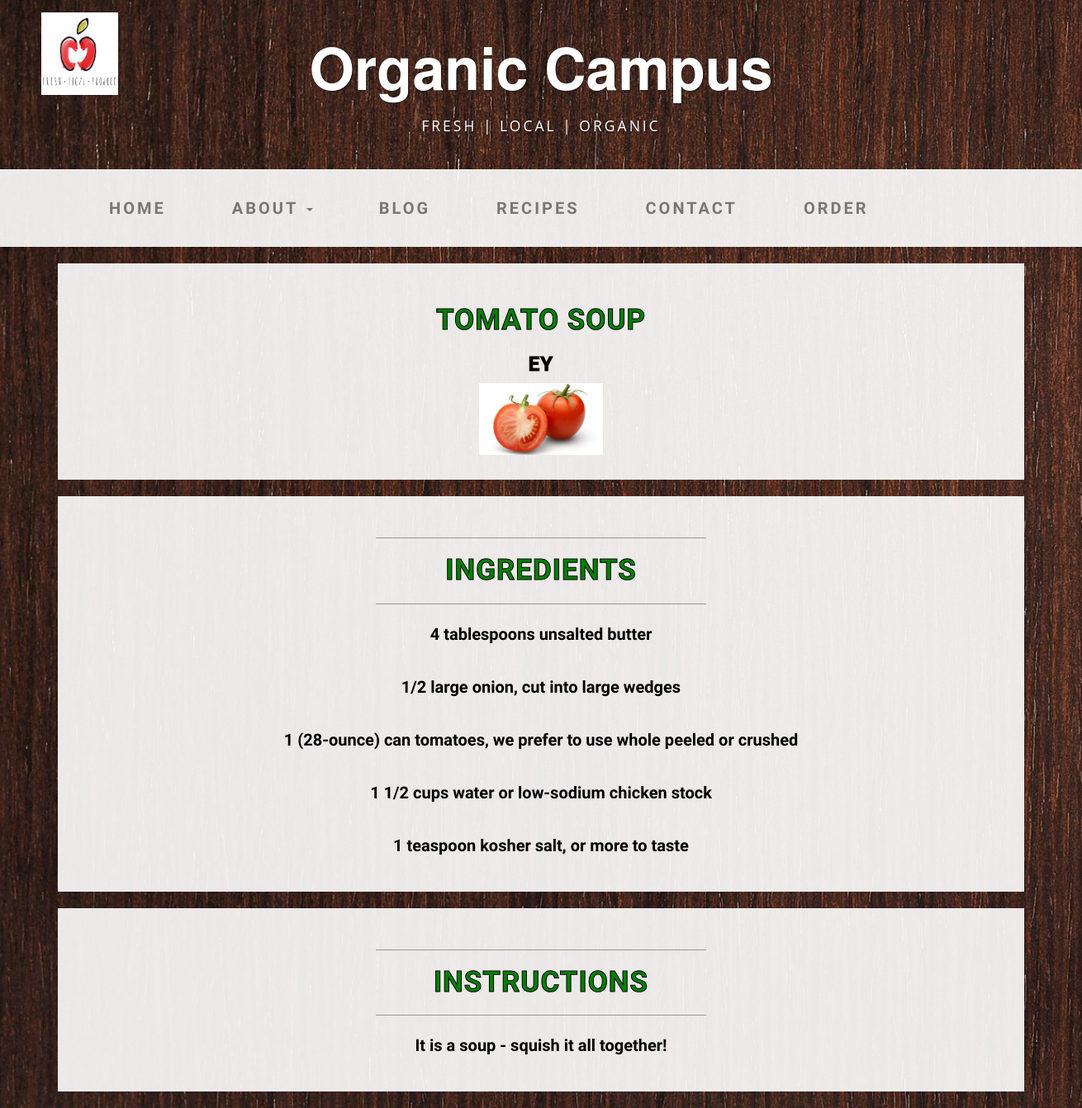
Page /recipe/2/ on the earlier database version.
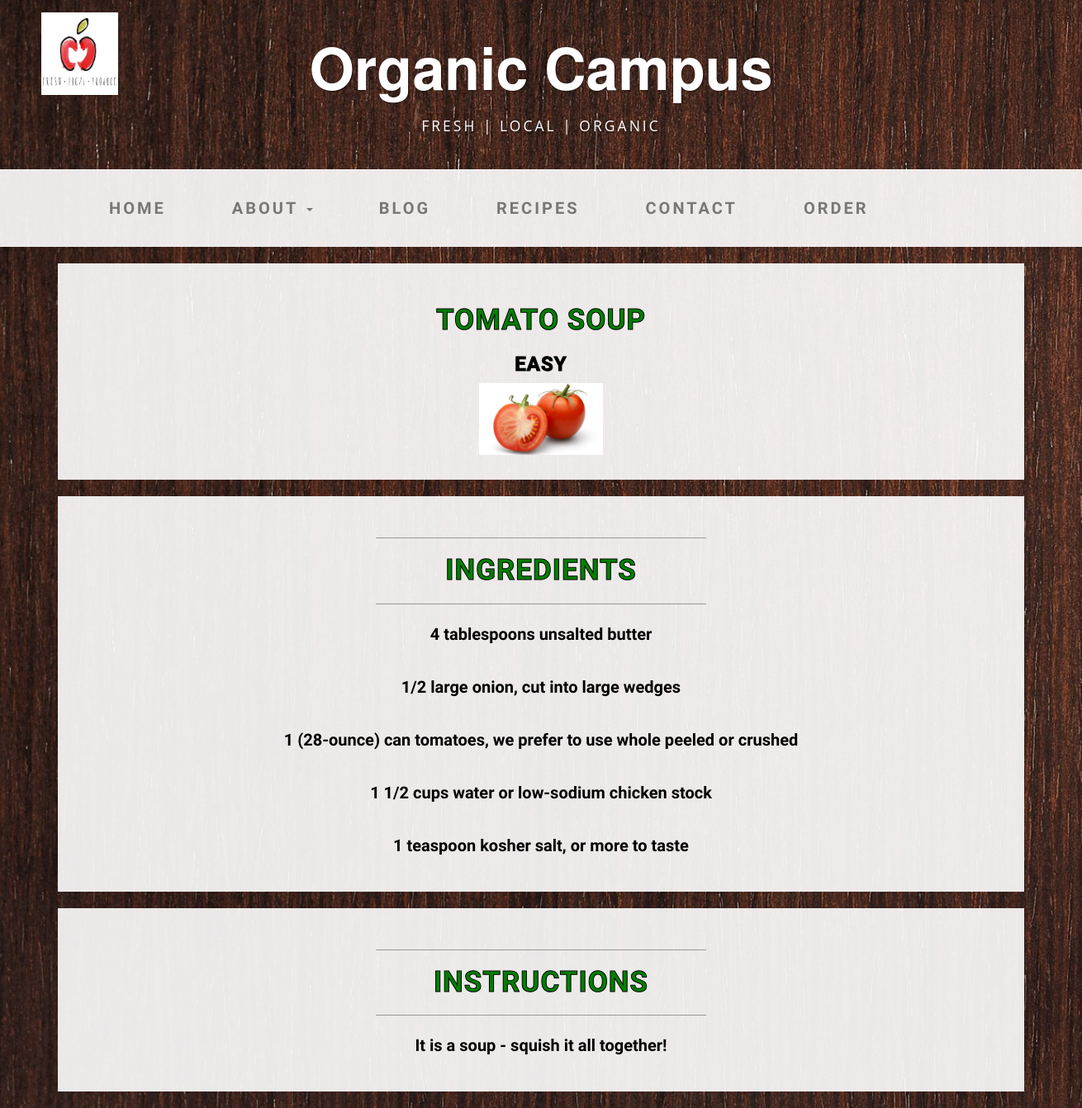
Same page on the later database version.
### blog/models.py (models this page shows, shortened)
class Recipe(models.Model):
    CATEGORY_SOUP = 'SOUP'
    CATEGORY_PASTA = 'PASTA'
    CATEGORY_DESSERT = 'DESSERT'
    CATEGORY_SALAD = 'SALAD'
    CATEGORY_STEW = 'STEW'
    CATEGORIES = (
        (CATEGORY_SOUP, u'soup'),
        (CATEGORY_PASTA, u'pasta'),
        (CATEGORY_DESSERT, u'dessert'),
        (CATEGORY_SALAD, u'salad'),
        (CATEGORY_STEW, u'stew'),
    )
    DIFFICULTY_EASY = 'EASY'
    DIFFICULTY_MEDIUM = 'MEDIUM'
    DIFFICULTY_HARD = 'HARD'
    DIFFICULTIES = (
        (DIFFICULTY_EASY, u'easy'),
        (DIFFICULTY_MEDIUM, u'normal'),
        (DIFFICULTY_HARD, u'hard'),
    )
    author = models.ForeignKey('auth.User')
    title = models.CharField(max_length=200)
    time = models.IntegerField(blank=True, null=True)
    ingredients = models.TextField()
    instructions = models.TextField()
    figure = models.ImageField(upload_to="static/img",
                               blank=True,
                               null=True,
                               verbose_name="figure")
    difficulty = models.CharField(
       max_length=6,
       choices=DIFFICULTIES,
       default=DIFFICULTY_EASY,
    )
    categories = models.CharField(
       max_length=7,
       choices=CATEGORIES,
       default=CATEGORY_SOUP,
    )

### blog/views.py (the view)
# urls.py: url(r'^recipe/(?P<pk>\d+)/', views.recipe_detail, name='recipe_detail'),
def recipe_detail(request, pk):
    recipe = get_object_or_404(Recipe, pk=pk)
    return render(request, 'blog/recipe_detail.html', {'recipe': recipe})

### blog/templates/blog/recipe_detail.html (shortened to what this page needs)
{% extends 'blog/base.html' %}
{% block content %}
        <h2 class="intro-text text-center">
          <strong> {{ recipe.title }} </strong>
        </h2>
        <h6>{{ recipe.difficulty }}</h6>
        {% if recipe.figure %}
            <div><img style="max-width:150px; max-height:150px;" src=" {{ recipe.figure.url }} "/></div>
        {% endif %}
    </div>
</div>
</div>
        <div class="row">
            <div class="box">
                <div class="col-lg-12 text-center">
                    <hr>
                    <h2 class="intro-text text-center">
                        <strong>Ingredients</strong>
                    </h2>
                    <hr>
                    <p>{{ recipe.ingredients|linebreaksbr }}</p>
                </div>
            </div>
       </div>
        <div class="row">
            <div class="box">
                <div class="col-lg-12 text-center">
                    <hr>
                    <h2 class="intro-text text-center">
                        <strong>Instructions</strong>
                    </h2>
                    <hr>
                    <p>{{ recipe.instructions|linebreaksbr }}</p>
                </div>
            </div>
        </div>
{% endblock %}

### blog/templates/blog/base.html (shortened to what this page needs)
{% load staticfiles %}
<!DOCTYPE html>
<html lang="en">
    <head>
        <link rel="stylesheet" href="//maxcdn.bootstrapcdn.com/bootstrap/3.2.0/css/bootstrap.min.css">
        <link rel="stylesheet" href="//maxcdn.bootstrapcdn.com/bootstrap/3.2.0/css/bootstrap-theme.min.css">
        <link rel="stylesheet" href="{% static 'css/business-casual.css' %}">
        <link rel="stylesheet" href="{% static 'css/blog.css' %}">
    </head>
    <body>
        <div class="brand">
         <a class="nav-link" href="{% url 'home' %}"><img id="brand-logo" src="../../static/img/quartlogo.jpg"/></a>
         Organic Campus
        </div>
        <div class="address-bar">Fresh | Local | Organic </div>
        <div class="facebookDiv">
        <iframe src="https://www.facebook.com/plugins/page.php?href=https%3A%2F%2Fwww.facebook.com%2FOrganiccampusauc%2F&tabs=timeline&width=340&height=500&small_header=false&adapt_container_width=true&hide_cover=false&show_facepile=true&appId" width="230" height="100" style="border:none;overflow:hidden;" scrolling="no" frameborder="0" allowTransparency="true"></iframe>
        </div>
    <nav class="navbar navbar-default" role="navigation">
        <div class="container" style="width: 1300px;">
            <div class="collapse navbar-collapse" id="bs-example-navbar-collapse-1">
                <ul class="nav navbar-nav">
                    <li>
                        <a class="nav-link" href="{% url 'home' %}">Home</a>
                    </li>
                    <li class="dropdown">
                        <a class="dropdown-toggle" data-toggle="dropdown" href="#">About
                        <span class="caret"></span></a>
                     </li>
                <li>
                <a class="nav-link" href="{% url 'post_list' %}">Blog</a>
                </li>
                <li>
                <a class="nav-link" href="{% url 'category_list' %}">Recipes</a>
                </li>
                <li>
		<a class="nav-link" href="{% url 'contact' %}">Contact</a>
                </li>
                <li>
		<a class="nav-link" href="{% url 'order' %}" id="order">Order</a>
                </li>
	    </ul>
            </div>
          </div>
</nav>
<div class="container">
<div class="row">
         <div class="box">
             <div class="col-lg-12 text-center">
       {% block content %}
       {% endblock %}
</div>
   </body>
</html>

### blog/static/css/business-casual.css (style rules this page uses)
body { font-family: "Open Sans","Helvetica Neue",Helvetica,Arial,sans-serif; background: url('../img/dark.jpg') no-repeat center center fixed; -webkit-background-size: cover; -moz-background-size: cover; background-size: cover; -o-background-size: cover; }
h1, h2, h3, h4, h5, h6 { text-transform: uppercase; font-family: "Josefin Slab","Helvetica Neue",Helvetica,Arial,sans-serif; font-weight: 700; letter-spacing: 1px; color: green; -webkit-text-stroke: 1px black; font-size: 150%; }
p { font-size: 1.25em; line-height: 1.6; color: #000; }
hr { max-width: 400px; border-color: #999999; }
.brand, .address-bar { display: none; }
.navbar-nav { text-transform: uppercase; font-weight: 400; letter-spacing: 3px; }
.box { margin-bottom: 20px; padding: 30px 15px; background: #fff; background: rgba(255,255,255,0.9); }
.intro-text { text-transform: uppercase; font-size: 250%; font-weight: 400; letter-spacing: 1px; }
@media screen and (min-width:768px) { .brand { display: inherit; margin: 0px auto; text-align: center; padding: 30px 0 10px; text-shadow: 1px 1px 2px rgba(0,0,0,0.5); font-family: "Josefin Slab","Helvetica Neue",Helvetica,Arial,sans-serif; font-size: 5em; font-weight: 700; line-height: normal; color: #fff; } }
@media screen and (min-width:768px) { .address-bar { display: inherit; margin: 0; padding: 0 0 40px; text-align: center; text-shadow: 1px 1px 2px rgba(0,0,0,0.5); text-transform: uppercase; font-size: 1.25em; font-weight: 400; letter-spacing: 3px; color: #fff; } }
@media screen and (min-width:768px) { .navbar { border-radius: 0; } }
@media screen and (min-width:768px) { .navbar { min-height: 0; } }
@media screen and (min-width:768px) { .navbar-default { border: none; background: #fff; background: rgba(255,255,255,0.9); } }
@media screen and (min-width:768px) { .nav>li>a { padding: 35px; } }
@media screen and (min-width:768px) { .navbar-nav>li>a { line-height: normal; } }
@media screen and (min-width:768px) { .navbar-nav { display: table; float: none; margin: 0 auto; table-layout: fixed; font-size: 1.25em; } }
@media screen and (min-width:1200px) { .box:after { content: ''; display: table; clear: both; } }

### blog/static/css/blog.css (style rules this page uses)
body { background: url("../img/dark.jpg") no-repeat center center fixed; background-size: cover; }
h1, h2, h3, h4 { font-family: 'Yantramanav', sans-serif; }
p { color: #000000; font-weight: bold; font-size: 20px; font-family: 'Yantramanav', sans-serif; }
h6 { color: #000000; font-weight: bold; font-size: 24px; font-family: 'Yantramanav', sans-serif; }
.dropdown { position: relative; display: inline-block; }
#brand-logo { position: absolute; top: 15px; left: 50px; max-width:100px; max-height: 100px; z-index:inherit; }
.facebookDiv { position: absolute; top: 15px; right: 50px; z-index: inherit; }
.nav { list-style: none; width: 90%; margin: auto; }
.nav li a { color: #000000; font-family: 'Yantramanav', sans-serif; font-weight: bold; font-size: 20px; }
.nav li { display: inline-block; margin-right: 10px; position: relative; }

Differences in the rows shown:
changed Recipe "TOMATO SOUP": difficulty "EY" → "EASY"
